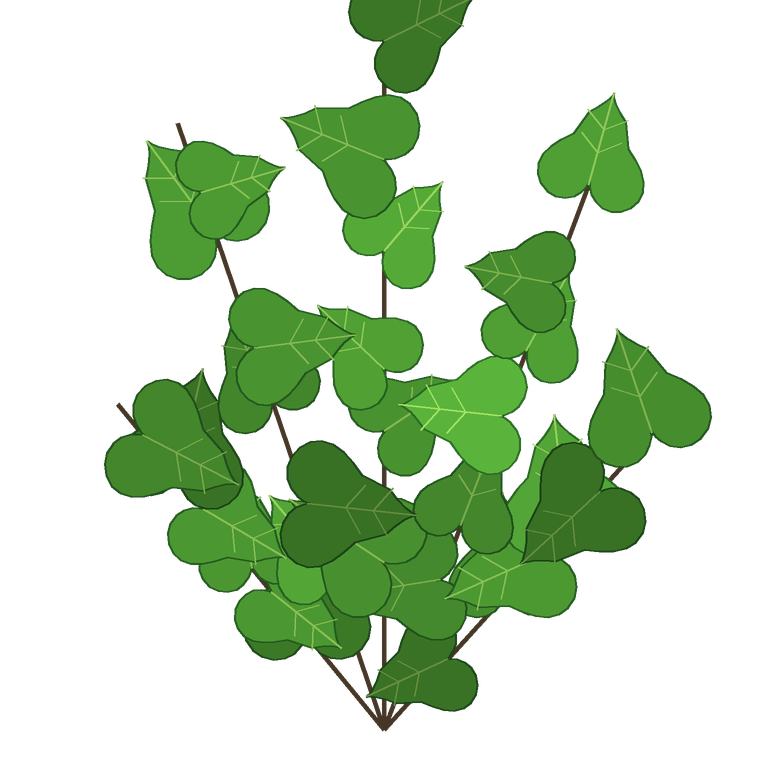
#> input picture forge/threed/blender/sprig_broadleaf.png, 768 x 768 px; its folder holds only this picture in this run
$ python -i report.py   (imports and definitions only)
#> lines starting #> are read from the running program, lines starting #| are printed output that depends on the picture
### forge/ops/tiles.py
"""Tileable surfaces: seam scoring, making a texture seamless, jittered variants.

Autotile *rules* (corners, edges, transitions) are deliberately not generated — they are built by
code from a base tile and an edge mask so every material in the game joins up the same way. That
builder lands with the first real tileset (see docs/ROADMAP.md).
"""
from __future__ import annotations
import numpy as np
from PIL import Image


def seam_score(img: Image.Image) -> float:
    """Mean absolute difference across the wrap seams (left↔right, top↔bottom), 0 = perfect tile.
    Normalised to the image's own internal neighbour difference, so 1.0 ≈ 'the seam is as rough as
    the texture itself' and > 1.5 means a visible line."""
    a = np.asarray(img.convert("RGB"), dtype=np.float64)
    inner = (np.abs(np.diff(a, axis=1)).mean() + np.abs(np.diff(a, axis=0)).mean()) / 2.0 + 1e-6
    lr = np.abs(a[:, 0, :] - a[:, -1, :]).mean()
    tb = np.abs(a[0, :, :] - a[-1, :, :]).mean()
    return float(((lr + tb) / 2.0) / inner)


# [33 lines left out: functions make_seamless, jitter_variants, not called in this run]

### forge/night4/tileable.py
"""Make-tileable (Night 4, F7) — because Filter Forge's command-line "seamless" came back with a seam (Night 3B).

Offset the picture by half: its own wrap edges now meet in a cross through the middle, and its outer border is the
picture's middle — which wraps by construction. Then heal the cross:
  * inpaint (a GPU worker): the cross band is repainted on the job's checkpoint (forge/night3/inpaint.py)
  * blend (CPU fallback): the cross band is cross-faded with the un-offset picture, which is continuous there
The wrap seam is measured before and after with Night 3B's score (≈1 or less = seamless); a result that is worse is
refused and the input stays as it was."""
from __future__ import annotations
import json
import logging
import random
from pathlib import Path

import numpy as np
from PIL import Image

from ..jobs.common import Context, save_png, write_prov

log = logging.getLogger("forge.tileable")


class TileableError(RuntimeError):
    pass


def score(img: Image.Image) -> dict:
    from ..night3b.ffdriver import seam_score
    return seam_score(np.asarray(img.convert("RGB"), dtype=np.float64) / 255.0)


def worst(s: dict) -> float:
    return max(float(s["x"]), float(s["y"]))


def quiet_shift(a: np.ndarray) -> tuple[int, int]:
    """(dx, dy): roll amounts that put the picture's new wrap on its quietest column / row pair in the middle half
    (the new wrap IS an interior step of the original — choose an ordinary one, not an unlucky one)."""
    a = a[..., :3].astype(np.float64) if a.ndim == 3 else a.astype(np.float64)[..., None]
    h, w = a.shape[:2]

    def best(steps, n):
        lo, hi = n // 4, 3 * n // 4
        return int(lo + np.argmin(steps[lo:hi]))           # index c: the step between c-1 and c

    col = np.r_[np.inf, np.abs(np.diff(a, axis=1)).mean(axis=(0, 2))]
    row = np.r_[np.inf, np.abs(np.diff(a, axis=0)).mean(axis=(1, 2))]
    return (w - best(col, w)) % w, (h - best(row, h)) % h


# [15 lines left out: functions offset, cross_weight, not called in this run]


def _min_path(err: np.ndarray) -> np.ndarray:
    """Per row, the column of the cheapest top-to-bottom path through err (steps of -1/0/+1) — dynamic programming."""
    h, w = err.shape
    cost = err.copy()
    back = np.zeros((h, w), dtype=np.int8)
    for y in range(1, h):
        prev = cost[y - 1]
        left = np.r_[np.inf, prev[:-1]]
        right = np.r_[prev[1:], np.inf]
        stack = np.vstack([left, prev, right])
        k = np.argmin(stack, axis=0)
        cost[y] += stack[k, np.arange(w)]
        back[y] = k.astype(np.int8) - 1
    path = np.zeros(h, dtype=np.int64)
    path[-1] = int(np.argmin(cost[-1]))
    for y in range(h - 1, 0, -1):
        path[y - 1] = int(np.clip(path[y] + back[y, path[y]], 0, w - 1))
    return path


def _seam_weight(a: np.ndarray, o: np.ndarray, d: int, band: float, mode: str, feather: int | None = None) -> np.ndarray:
    """Weight of `a` for ONE vertical seam at column d (columns d-1 | d of `o`): 1 inside the band, 0 outside. 'cut':
    each band edge follows the minimum-error path between a and o; 'fade': a smoothstep ramp."""
    h, w = a.shape[:2]
    half = max(2, int(band * w / 2))
    lo, hi = max(1, d - half), min(w - 1, d + half)
    if mode != "cut":
        x = np.abs(np.arange(w) - (d - 0.5)) / max(1.0, half)
        t = np.clip(1.0 - x, 0.0, 1.0)
        return np.repeat((t * t * (3 - 2 * t))[None, :], h, axis=0)
    err = ((a[..., :3] - o[..., :3]) ** 2).sum(axis=2)
    pl = _min_path(err[:, lo:d]) + lo if d - lo > 1 else np.full(h, lo)
    pr = _min_path(err[:, d:hi]) + d if hi - d > 1 else np.full(h, hi)
    cols = np.arange(w)[None, :]
    m = ((cols >= pl[:, None]) & (cols < pr[:, None])).astype(np.float64)
    feather = max(3, int(0.012 * w)) if feather is None else feather       # ≈ 12 px at 1024
    if feather > 0:                                        # soften the cut along x only (keeps the band's ends clean)
        k = 2 * feather + 1
        c = np.cumsum(np.pad(m, ((0, 0), (feather + 1, feather)), mode="edge"), axis=1)
        m = (c[:, k:] - c[:, :-k]) / k
    return m


def _heal_axis(a: np.ndarray, d: int, axis: int, band: float, mode: str) -> np.ndarray:
    """Roll `a` by d along axis (the wrap is now seamless that way), then heal the seam that roll made — using `a`
    itself, which is continuous there. Both inputs wrap the same way along the other axis, so nothing reopens."""
    if axis == 0:
        return np.swapaxes(_heal_axis(np.swapaxes(a, 0, 1), d, 1, band, mode), 0, 1)
    o = np.roll(a, d, axis=1)
    m = _seam_weight(a, o, d, band, mode)[..., None]
    return m * a + (1.0 - m) * o


def blend(img: Image.Image, band: float = 0.12, mode: str = "cut") -> Image.Image:
    """Two passes (columns, then rows). mode 'cut': switch along the minimum-error path (sharp — image quilting);
    'fade': a plain cross-fade (softer; ghosts on directional textures like wood grain)."""
    src = img.convert("RGBA") if img.mode in ("RGBA", "LA") else img.convert("RGB")
    a = np.asarray(src, dtype=np.float64)
    dx, dy = quiet_shift(a)
    r = _heal_axis(a, dx, 1, band, mode)
    r = _heal_axis(r, dy, 0, band, mode)
    return Image.fromarray(np.clip(r + 0.5, 0, 255).astype(np.uint8), src.mode)


# [177 lines left out: functions heal_inpaint, make, tiled, _pick, run, _channel and 2 more, not called in this run]

### forge/ops/edges.py
"""Edges on the CPU (numpy only): Canny for ControlNet, and an overlay to check a painting kept its layout.

A greybox render has crisp flat-colour edges, so a plain Canny is all ControlNet needs — no preprocessor node,
no extra download. `overlay` draws the control edges over the result so a person can see at a glance whether
the walls stayed where the greybox put them.
"""
from __future__ import annotations
import math

import numpy as np
from PIL import Image


def _gauss_kernel(sigma: float) -> np.ndarray:
    r = max(1, int(math.ceil(3 * sigma)))
    x = np.arange(-r, r + 1, dtype=np.float32)
    k = np.exp(-(x * x) / (2 * sigma * sigma))
    return k / k.sum()


def _convolve1d(a: np.ndarray, k: np.ndarray, axis: int) -> np.ndarray:
    r = len(k) // 2
    pad = [(0, 0)] * a.ndim
    pad[axis] = (r, r)
    p = np.pad(a, pad, mode="edge")
    out = np.zeros_like(a, dtype=np.float32)
    n = a.shape[axis]
    for i, w in enumerate(k):
        sl = [slice(None)] * a.ndim
        sl[axis] = slice(i, i + n)
        out += w * p[tuple(sl)]
    return out


def blur(a: np.ndarray, sigma: float) -> np.ndarray:
    if sigma <= 0:
        return a.astype(np.float32)
    k = _gauss_kernel(sigma)
    return _convolve1d(_convolve1d(a.astype(np.float32), k, 0), k, 1)


def sobel(a: np.ndarray) -> tuple[np.ndarray, np.ndarray]:
    p = np.pad(a, 1, mode="edge").astype(np.float32)
    gx = (p[:-2, 2:] + 2 * p[1:-1, 2:] + p[2:, 2:]) - (p[:-2, :-2] + 2 * p[1:-1, :-2] + p[2:, :-2])
    gy = (p[2:, :-2] + 2 * p[2:, 1:-1] + p[2:, 2:]) - (p[:-2, :-2] + 2 * p[:-2, 1:-1] + p[:-2, 2:])
    return gx, gy


def luminance(img: Image.Image) -> np.ndarray:
    rgb = np.asarray(img.convert("RGB"), dtype=np.float32) / 255.0
    return rgb[..., 0] * 0.299 + rgb[..., 1] * 0.587 + rgb[..., 2] * 0.114


# [58 lines left out: functions canny, overlay, edge_agreement, not called in this run]

### forge/ops/depth.py
"""Depth-based lighting helpers (roadmap N1): depth maps in and out, normals from depth, detail blending, relight.

Conventions (the scene-set contract with the game, `21_Build_Plan_Night_2.md §3b`):
    depth   grey, white = near, black = far; saved as 16-bit PNG (`I;16`) so the focus shader and the layer cuts
            get smooth values instead of 256 bands.
    normals tangent-space, OpenGL convention (green = up) — what Godot's CanvasTexture expects.

Why depth beats luminance for normals: a bright poster is not nearer than the wall it hangs on and a dark doorway is
not a pit. Depth gives the light true surfaces to rake across; luminance (blended back in with `detail`) keeps the
brush texture.
"""
from __future__ import annotations

from pathlib import Path

import numpy as np
from PIL import Image

from .edges import blur, luminance, sobel


# ------------------------------------------------------------------ depth files
# [16 lines left out: function load_depth, not called in this run]


def depth_image16(depth: np.ndarray) -> Image.Image:
    """float 0..1 → a 16-bit greyscale PIL image (saved as a 16-bit PNG)."""
    return Image.fromarray((np.clip(depth, 0.0, 1.0) * 65535.0 + 0.5).astype(np.uint16))


def depth_preview(depth: np.ndarray) -> Image.Image:
    """8-bit view of a depth map, for contact sheets."""
    return Image.fromarray((np.clip(depth, 0.0, 1.0) * 255.0 + 0.5).astype(np.uint8), "L").convert("RGB")


# ------------------------------------------------------------------ normals
def _encode(nx: np.ndarray, ny: np.ndarray, nz: np.ndarray) -> Image.Image:
    norm = np.sqrt(nx * nx + ny * ny + nz * nz)
    norm = np.where(norm > 1e-8, norm, 1.0)
    rgb = np.stack([nx / norm, ny / norm, nz / norm], axis=-1) * 0.5 + 0.5
    return Image.fromarray(np.clip(rgb * 255.0 + 0.5, 0, 255).astype(np.uint8), "RGB")


# [5 lines left out: function decode_normals, not called in this run]


def _height_normals(h: np.ndarray, strength: float, smooth: float, invert_y: bool) -> tuple[np.ndarray, ...]:
    hb = blur(h, smooth) if smooth > 0 else h
    gx, gy = sobel(hb)
    nx = -gx * float(strength)
    ny = gy * float(strength)       # image y runs down; OpenGL's runs up
    if invert_y:
        ny = -ny
    return nx, ny, np.ones_like(nx)


# depth maps are smooth: their per-pixel gradient is ~1/size of a luminance edge's. This scale makes `strength`
# mean roughly the same thing for both sources at 1080p and keeps it resolution-independent.
DEPTH_REFERENCE_PX = 1080.0
DEBAND_PX = 3.0            # minimum blur (px at 1080p) before the depth gradient — removes 8-bit terracing


# [39 lines left out: functions _median1d, depth_trend, normals_from_depth, not called in this run]


def normals_from_luminance(img: Image.Image, strength: float = 2.0, smooth: float = 1.0, invert_y: bool = False) -> Image.Image:
    """Same as ops.lighting.normal_map (kept here so this module stands alone)."""
    return _encode(*_height_normals(luminance(img), strength, smooth, invert_y))


# [43 lines left out: functions blend_detail, normal_map, relight, not called in this run]

### forge/jobs/__init__.py
"""Job handlers: one module per job type; `get_handlers()` maps type → callable(job, ctx, out_dir) -> result.

Every handler writes a prov.json (provenance: model, workflow, seed, prompt, post-processing) next to
its outputs. That record is the licensing/disclosure inventory — never skip it.

`get_handlers(reload=True)` re-imports the handler modules first, so a fix saved to disk reaches a
worker that is already running — no restart while a batch is in flight.
"""
from __future__ import annotations
import importlib
from . import common, cpu, gpu, paint, assets, scene

HANDLERS = {}


def _pipeline_handler(job, ctx, out):
    from .. import pipeline
    return pipeline.handler(job, ctx, out)


def get_handlers(reload: bool = False) -> dict:
    global HANDLERS
    if reload:
        from .. import bakeoff as _bakeoff, pipeline as _pipeline
        from ..engines import sdxl_graph as _graph, comfy as _comfy, flux1_graph as _f1, flux2_graph as _f2, graph_ops as _go
        from ..ops import edges as _ed, lighting as _lt, depth as _dp, layers as _ly
        # dependencies first, then the handler modules that import them
        for mod in (_graph, _f1, _f2, _go, _comfy, _ed, _lt, _dp, _ly, _bakeoff, common, cpu, gpu, paint, assets, scene, _pipeline):
            try:
                importlib.reload(mod)
            except Exception:  # a half-saved file: keep the last good version
                pass
    HANDLERS = {
        # GPU
        "scene_card": gpu.scene_card,
        "concept": gpu.concept,
        "portrait": gpu.portrait,
        "prop": gpu.prop,
        "tile_texture": gpu.tile_texture,
        "render": gpu.render,
        "scene_paint": paint.scene_paint,
        "repaint": paint.repaint,
        "upscale": paint.upscale,
        "icon": assets.icon,
        "sleeve": assets.sleeve,
        "pipeline": _pipeline_handler,
        "depth_map": scene.depth_map,
        "scene_kit": scene.scene_kit,
        # CPU
        "palette_snap": cpu.palette_snap,
        "pixelize": cpu.pixelize,
        "remove_bg": cpu.remove_bg,
        "contact_sheet": cpu.contact_sheet,
        "pack_sheet": cpu.pack_sheet,
        "godot_tileset": cpu.godot_tileset,
        "canny": cpu.canny,
        "normal_map": scene.normal_map,          # N1: source luminance (F11, unchanged) or depth
        "scene_layers": scene.scene_layers,
        "emissive_mask": cpu.emissive_mask,
        "overworld": cpu.overworld,
    }
    # plug-in job types (forge/plugins/*.py): how a job type is added while a worker is running.
    # A broken plug-in keeps its last good version and can never remove a built-in type.
    try:
        from .. import plugins as _plugins, schema as _schema
        HANDLERS.update(_plugins.load(job_types=_schema.JOB_TYPES, builtin=HANDLERS))
    except Exception:  # noqa: BLE001
        pass
    return HANDLERS


get_handlers()

### forge/tiles/report.py
"""The materials report: every source's take on every material, processed the same way, scored, on one sheet each.

  out/bakeoff/materials/
      <material>.png              one contact sheet: a row per source — the tile, tiled 3×3, lit N/E/S/W, its normals,
                                  and the tile beside a painting of the game's
      <material>/<source>.png     the processed tile (seamless, at its own full resolution) and <source>_n.png its normals
      verdict.json                the scores, a suggested order, and the person's picks
      MATERIALS_VERDICT.md        the same as a table, a draft for the person to decide

Processing (the same for every source): made seamless when its seam scores over 1.0 (offset and heal, night4/tileable), normals
from Filter Forge's own normal channel when it rendered one, else from luminance. Picks are the person's: a name that
starts with "claude" cannot pick.
"""
from __future__ import annotations
import json, re
from datetime import datetime
from pathlib import Path

from PIL import Image, ImageDraw

from ..ops.tiles import seam_score
from . import score as S

ROW_H = 192


# [45 lines left out: functions _src_label, collect, not called in this run]


def process(image: Path, normal: Path | None = None, size: int = 1024) -> tuple[Image.Image, Image.Image, dict]:
#> called with image = '../threed/blender/sprig_broadleaf.png', size = 1024
    from ..ops.depth import normals_from_luminance
    im = Image.open(image).convert("RGB")         # kept at its own resolution (never squeezed): sharp tiles need it
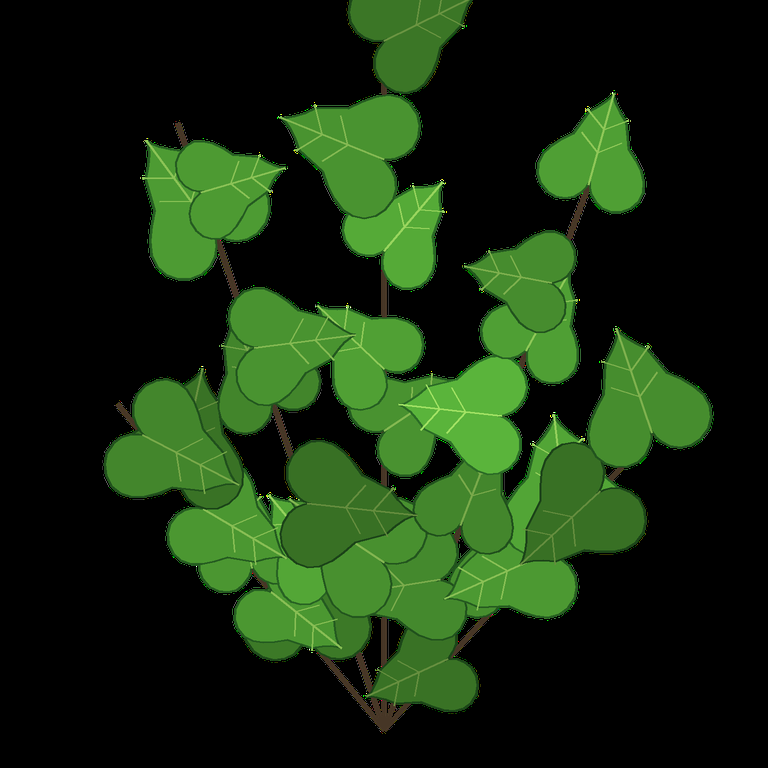
#> im: PIL image 768x768 RGB; mean R, G, B 22.8, 44.7, 15.1
    if im.width != im.height:
        side = min(im.size)
        im = im.crop((0, 0, side, side))
    before = seam_score(im)
#> in seam_score, `inner = (np.abs(np.diff(a, axis=1)).mean() + np.abs(np.diff(a, axis=0)..`: inner = 2.04
#> in seam_score, `lr = np.abs(a[:, 0, :] - a[:, -1, :]).mean()`: lr = 0
#> in seam_score, `tb = np.abs(a[0, :, :] - a[-1, :, :]).mean()`: tb = 11.63
#> before = 2.85
    healed = False
    if before > 1.0:
        from ..night4 import tileable             # offset + heal the cross (the same CPU path the tileable job uses)
        fixed = tileable.blend(im, band=0.12, mode="cut").convert("RGB")
#> in blend, `dx, dy = quiet_shift(a)`: dx = 273; dy = 546
#> in _heal_axis, `o = np.roll(a, d, axis=1)`:
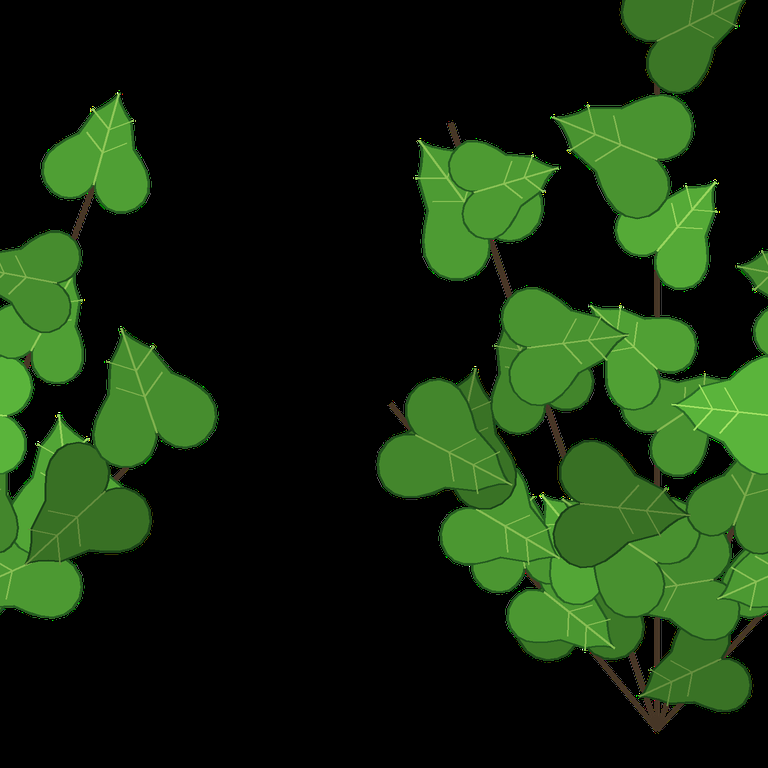
#> o: shape (768, 768, 3) float64; mean R, G, B 22.8, 44.7, 15.1
#> in _seam_weight, `lo, hi = max(1, d - half), min(w - 1, d + half)`: lo = 227; hi = 319
#> in _seam_weight, `err = ((a[..., :3] - o[..., :3]) ** 2).sum(axis=2)`:
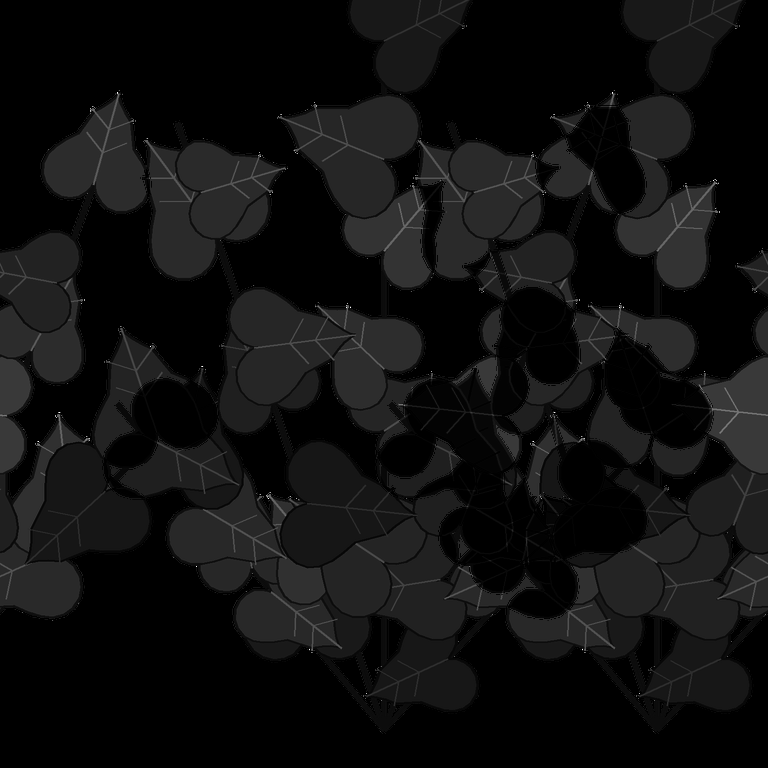
#> err: shape (768, 768) float64; min 0, max 195075, mean 12146.8; drawn with min black and max white
#> after the loop in _min_path, `for y in range(1, h):`:
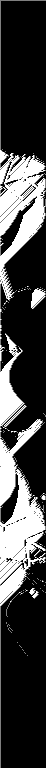
#> back: shape (768, 46) int8; min -1, max 1, mean -0.481; drawn with min black and max white
#> after the loop in _min_path, `for y in range(1, h):`:
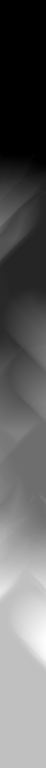
#> cost: shape (768, 46) float64; min 0, max 4481876, mean 1734671.7; drawn with min black and max white
#> after the loop in _min_path, `for y in range(h - 1, 0, -1):`: path = 768 values, max 45 at index 165, min 0 at index 0, mean 15.02
#> in _seam_weight, `pl = _min_path(err[:, lo:d]) + lo if d - lo > 1 else np.full(h, lo)`: pl = 768 values, max 272 at index 165, min 227 at index 0, mean 242
#> in _min_path (call 2), `cost = err.copy()`:
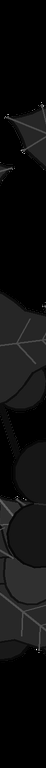
#> cost: shape (768, 46) float64; min 0, max 195075, mean 11533.6; drawn with min black and max white
#> after the loop in _min_path (call 2), `for y in range(1, h):`:
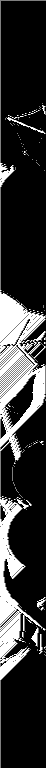
#> back: shape (768, 46) int8; min -1, max 1, mean -0.592; drawn with min black and max white
#> (the rest of the program and of its run is left out)
